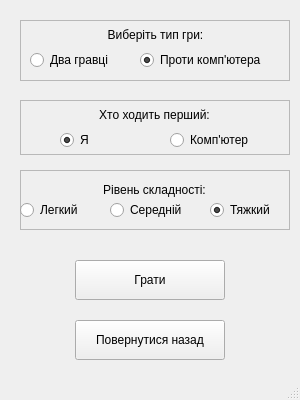
<?xml version="1.0" encoding="UTF-8"?>
<ui version="4.0">
 <class>PresettingWindow</class>
 <widget class="QMainWindow" name="PresettingWindow">
  <property name="geometry">
   <rect>
    <x>0</x>
    <y>0</y>
    <width>300</width>
    <height>400</height>
   </rect>
  </property>
  <property name="windowTitle">
   <string>MainWindow</string>
  </property>
  <widget class="QWidget" name="centralwidget">
   <widget class="QFrame" name="frameTypeGame">
    <property name="geometry">
     <rect>
      <x>20</x>
      <y>20</y>
      <width>270</width>
      <height>61</height>
     </rect>
    </property>
    <property name="frameShape">
     <enum>QFrame::StyledPanel</enum>
    </property>
    <property name="frameShadow">
     <enum>QFrame::Raised</enum>
    </property>
    <widget class="QRadioButton" name="radioButtonTwoPlayers">
     <property name="geometry">
      <rect>
       <x>10</x>
       <y>30</y>
       <width>95</width>
       <height>20</height>
      </rect>
     </property>
     <property name="text">
      <string>Два гравці</string>
     </property>
    </widget>
    <widget class="QRadioButton" name="radioButtonPlayPC">
     <property name="geometry">
      <rect>
       <x>120</x>
       <y>30</y>
       <width>141</width>
       <height>20</height>
      </rect>
     </property>
     <property name="text">
      <string>Проти комп'ютера</string>
     </property>
     <property name="checked">
      <bool>true</bool>
     </property>
    </widget>
    <widget class="QLabel" name="label">
     <property name="geometry">
      <rect>
       <x>20</x>
       <y>0</y>
       <width>231</width>
       <height>30</height>
      </rect>
     </property>
     <property name="text">
      <string>Виберіть тип гри:</string>
     </property>
     <property name="alignment">
      <set>Qt::AlignCenter</set>
     </property>
    </widget>
   </widget>
   <widget class="QPushButton" name="ButtonGoGame">
    <property name="geometry">
     <rect>
      <x>75</x>
      <y>260</y>
      <width>150</width>
      <height>40</height>
     </rect>
    </property>
    <property name="text">
     <string>Грати</string>
    </property>
   </widget>
   <widget class="QPushButton" name="ButtonBack">
    <property name="geometry">
     <rect>
      <x>75</x>
      <y>320</y>
      <width>150</width>
      <height>40</height>
     </rect>
    </property>
    <property name="text">
     <string>Повернутися назад</string>
    </property>
   </widget>
   <widget class="QFrame" name="frameWhoFirst">
    <property name="geometry">
     <rect>
      <x>20</x>
      <y>100</y>
      <width>270</width>
      <height>55</height>
     </rect>
    </property>
    <property name="frameShape">
     <enum>QFrame::StyledPanel</enum>
    </property>
    <property name="frameShadow">
     <enum>QFrame::Raised</enum>
    </property>
    <widget class="QLabel" name="label_2">
     <property name="geometry">
      <rect>
       <x>24</x>
       <y>5</y>
       <width>221</width>
       <height>20</height>
      </rect>
     </property>
     <property name="text">
      <string>Хто ходить перший:</string>
     </property>
     <property name="alignment">
      <set>Qt::AlignCenter</set>
     </property>
    </widget>
    <widget class="QRadioButton" name="radioButtonPlayerFirst">
     <property name="geometry">
      <rect>
       <x>40</x>
       <y>30</y>
       <width>51</width>
       <height>20</height>
      </rect>
     </property>
     <property name="text">
      <string>Я</string>
     </property>
     <property name="checked">
      <bool>true</bool>
     </property>
    </widget>
    <widget class="QRadioButton" name="radioButtonPCFirst">
     <property name="geometry">
      <rect>
       <x>150</x>
       <y>30</y>
       <width>111</width>
       <height>20</height>
      </rect>
     </property>
     <property name="text">
      <string>Комп'ютер</string>
     </property>
     <property name="checked">
      <bool>false</bool>
     </property>
    </widget>
   </widget>
   <widget class="QFrame" name="frameDifficulty">
    <property name="geometry">
     <rect>
      <x>20</x>
      <y>170</y>
      <width>270</width>
      <height>60</height>
     </rect>
    </property>
    <property name="frameShape">
     <enum>QFrame::StyledPanel</enum>
    </property>
    <property name="frameShadow">
     <enum>QFrame::Raised</enum>
    </property>
    <widget class="QLabel" name="label_3">
     <property name="geometry">
      <rect>
       <x>19</x>
       <y>10</y>
       <width>231</width>
       <height>20</height>
      </rect>
     </property>
     <property name="text">
      <string>Рівень складності:</string>
     </property>
     <property name="alignment">
      <set>Qt::AlignCenter</set>
     </property>
    </widget>
    <widget class="QRadioButton" name="radioButtonEazy">
     <property name="geometry">
      <rect>
       <x>0</x>
       <y>30</y>
       <width>81</width>
       <height>20</height>
      </rect>
     </property>
     <property name="text">
      <string>Легкий</string>
     </property>
    </widget>
    <widget class="QRadioButton" name="radioButtonMiddle">
     <property name="geometry">
      <rect>
       <x>90</x>
       <y>30</y>
       <width>91</width>
       <height>20</height>
      </rect>
     </property>
     <property name="text">
      <string>Середній</string>
     </property>
     <property name="checked">
      <bool>false</bool>
     </property>
    </widget>
    <widget class="QRadioButton" name="radioButtonHard">
     <property name="geometry">
      <rect>
       <x>190</x>
       <y>30</y>
       <width>81</width>
       <height>20</height>
      </rect>
     </property>
     <property name="text">
      <string>Тяжкий</string>
     </property>
     <property name="checked">
      <bool>true</bool>
     </property>
    </widget>
   </widget>
  </widget>
  <widget class="QMenuBar" name="menubar">
   <property name="geometry">
    <rect>
     <x>0</x>
     <y>0</y>
     <width>300</width>
     <height>26</height>
    </rect>
   </property>
  </widget>
  <widget class="QStatusBar" name="statusbar"/>
 </widget>
 <resources/>
 <connections/>
</ui>
